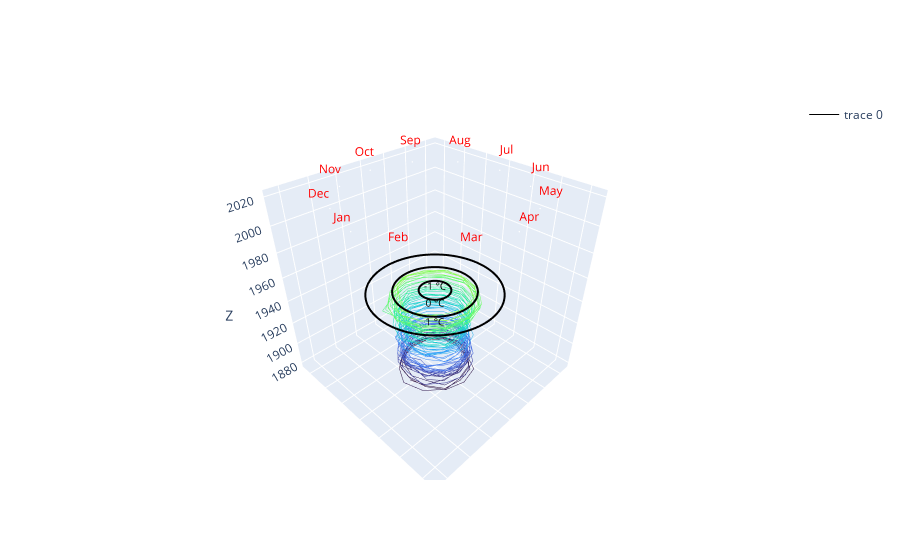

Source (notebook cell):
### Code cell
import plotly.graph_objects as go

# Assuming you have defined coordiante_df with columns "x", "y", and "z"
year = 1950

fig = go.Figure(data=[go.Scatter3d(
    x=coordinate_df[coordinate_df["z"]<year]["x"],
    y=coordinate_df[coordinate_df["z"]<year]["y"],
    z=coordinate_df[coordinate_df["z"]<year]["z"],
    mode="lines",
    line=dict(
        color=coordinate_df["z"],  # You can specify a different column for colors
        colorscale="Turbo",
        width=1
    )
)])

radius_1 = temp_to_r(-1-TEMP_MIN)
radius_2 = temp_to_r(-TEMP_MIN)
radius_3 = temp_to_r(1-TEMP_MIN)

# Create data for the circle
theta_circle = np.linspace(0, 2 * np.pi, 13)[:-1]  # Reverse the order to make it clockwise
z_circle = [2020] * 12  # Set z to 2020 for the circle
radius = 15  # Adjust the radius of the circle
x_circle = radius * np.cos(theta_circle)
y_circle = radius * np.sin(theta_circle)

# Create month labels
months = ["Jan", "Feb", "Mar", "Apr", "May", "Jun", "Jul", "Aug", "Sep", "Oct", "Nov", "Dec"]
month_labels = []
for i, month in enumerate(months):
    x_label = 1.1 * radius * np.cos(i * 2 * np.pi / 12)  # Adjust the radius of the labels
    y_label = 1.1 * radius * np.sin(i * 2 * np.pi / 12)  # Adjust the radius of the labels
    month_labels.append(go.Scatter3d(
        x=[x_label],
        y=[y_label],
        z=[2020],
        mode="text",
        text=[month],
        textfont=dict(size=12, color="red"),  # Set color to white
        showlegend=False
    ))

# Create a trace for the circle
circle_trace = go.Scatter3d(
    x=x_circle,
    y=y_circle,
    z=z_circle,
    mode="markers",  # Change mode to markers
    marker=dict(size=0.5, color="white"),  # Set marker size and color
    showlegend=False
)

# Add the circle and month labels to the existing plot
fig.add_trace(circle_trace)
fig.add_traces(month_labels)


# Add additional circles with specific radii and labels
circles = [
    {"radius": radius_1, "label": "-1 °C", "color": "black"},
    {"radius": radius_2, "label": "0 °C", "color": "black"},
    {"radius": radius_3, "label": "1 °C", "color": "black"}
]

for i,circle in enumerate(circles):
    theta_circle = np.linspace(0, 2 * np.pi, 100)
    # if i == 0:
    #   z_circle = [1880]*100
    # elif i == 1:
    #   z_circle = [1937] * 100
    # else:
    z_circle = [year] * 100
    x_circle = circle["radius"] * np.cos(theta_circle)
    y_circle = circle["radius"] * np.sin(theta_circle)

    circle_trace = go.Scatter3d(
        x=x_circle,
        y=y_circle,
        z=z_circle,
        mode="lines",
        line=dict(color="black", width=4),  # Increase line thickness
        showlegend=False
    )
    fig.add_trace(circle_trace)

    # Add annotations for the labels
    x_label = circle["radius"] * np.cos(np.pi / 4)  # Adjust the position of the label
    y_label = circle["radius"] * np.sin(np.pi / 4)  # Adjust the position of the label
    z_label = year
    fig.add_trace(go.Scatter3d(
        x=[x_label],
        y=[y_label],
        z=[z_label],
        mode="text",
        text=[circle["label"]],
        textfont=dict(color="black", size=10),
        showlegend=False
    ))

# Update layout

fig.update_layout(scene=dict(
    xaxis=dict(showticklabels=False, title=""),
    yaxis=dict(showticklabels=False, title=""),
    zaxis_title="Z"
))

fig.show()

### Figure 1 — Plotly figure (JSON) as saved in the notebook; plotly's stock layout.template omitted (floating-point values rounded to 4 significant figures; data arrays with more than 128 entries replaced by an {"elided": "..."} marker saying what was removed)
{"data": [{"line": {"color": {"elided": "1740 int values"}, "colorscale": [[0, "#30123b"], [0.07143, "#4145ab"], [0.1429, "#4675ed"], [0.2143, "#39a2fc"], [0.2857, "#1bcfd4"], [0.3571, "#24eca6"], [0.4286, "#61fc6c"], [0.5, "#a4fc3b"], [0.5714, "#d1e834"], [0.6429, "#f3c63a"], [0.7143, "#fe9b2d"], [0.7857, "#f36315"], [0.8571, "#d93806"], [0.9286, "#b11901"], [1, "#7a0402"]], "width": 1}, "mode": "lines", "type": "scatter3d", "x": {"elided": "840 float values"}, "y": {"elided": "840 float values"}, "z": {"elided": "840 int values"}}, {"marker": {"color": "white", "size": 0.5}, "mode": "markers", "showlegend": false, "type": "scatter3d", "x": [15, 12.99, 7.5, 9.185e-16, -7.5, -12.99, -15, -12.99, -7.5, -2.755e-15, 7.5, 12.99], "y": [0, 7.5, 12.99, 15, 12.99, 7.5, 1.837e-15, -7.5, -12.99, -15, -12.99, -7.5], "z": [2020, 2020, 2020, 2020, 2020, 2020, 2020, 2020, 2020, 2020, 2020, 2020]}, {"mode": "text", "showlegend": false, "text": ["Jan"], "textfont": {"color": "red", "size": 12}, "type": "scatter3d", "x": [16.5], "y": [0], "z": [2020]}, {"mode": "text", "showlegend": false, "text": ["Feb"], "textfont": {"color": "red", "size": 12}, "type": "scatter3d", "x": [14.29], "y": [8.25], "z": [2020]}, {"mode": "text", "showlegend": false, "text": ["Mar"], "textfont": {"color": "red", "size": 12}, "type": "scatter3d", "x": [8.25], "y": [14.29], "z": [2020]}, {"mode": "text", "showlegend": false, "text": ["Apr"], "textfont": {"color": "red", "size": 12}, "type": "scatter3d", "x": [1.01e-15], "y": [16.5], "z": [2020]}, {"mode": "text", "showlegend": false, "text": ["May"], "textfont": {"color": "red", "size": 12}, "type": "scatter3d", "x": [-8.25], "y": [14.29], "z": [2020]}, {"mode": "text", "showlegend": false, "text": ["Jun"], "textfont": {"color": "red", "size": 12}, "type": "scatter3d", "x": [-14.29], "y": [8.25], "z": [2020]}, {"mode": "text", "showlegend": false, "text": ["Jul"], "textfont": {"color": "red", "size": 12}, "type": "scatter3d", "x": [-16.5], "y": [2.021e-15], "z": [2020]}, {"mode": "text", "showlegend": false, "text": ["Aug"], "textfont": {"color": "red", "size": 12}, "type": "scatter3d", "x": [-14.29], "y": [-8.25], "z": [2020]}, {"mode": "text", "showlegend": false, "text": ["Sep"], "textfont": {"color": "red", "size": 12}, "type": "scatter3d", "x": [-8.25], "y": [-14.29], "z": [2020]}, {"mode": "text", "showlegend": false, "text": ["Oct"], "textfont": {"color": "red", "size": 12}, "type": "scatter3d", "x": [-3.031e-15], "y": [-16.5], "z": [2020]}, {"mode": "text", "showlegend": false, "text": ["Nov"], "textfont": {"color": "red", "size": 12}, "type": "scatter3d", "x": [8.25], "y": [-14.29], "z": [2020]}, {"mode": "text", "showlegend": false, "text": ["Dec"], "textfont": {"color": "red", "size": 12}, "type": "scatter3d", "x": [14.29], "y": [-8.25], "z": [2020]}, {"line": {"color": "black", "width": 4}, "mode": "lines", "showlegend": false, "type": "scatter3d", "x": [2.707, 2.702, 2.686, 2.658, 2.621, 2.572, 2.513, 2.445, 2.366, 2.278, 2.18, 2.074, 1.959, 1.837, 1.707, 1.57, 1.427, 1.279, 1.125, 0.9662, 0.8039, 0.6383, 0.4701, 0.3001, 0.1288, -0.04296, -0.2146, -0.3853, -0.5545, -0.7215, -0.8855, -1.046, -1.202, -1.354, -1.5, -1.64, -1.773, -1.899, -2.018, -2.128, -2.23, -2.323, -2.406, -2.48, -2.544, -2.598, -2.641, -2.673, -2.695, -2.706, -2.706, -2.695, -2.673, -2.641, -2.598, -2.544, -2.48, -2.406, -2.323, -2.23, -2.128, -2.018, -1.899, -1.773, -1.64, -1.5, -1.354, -1.202, -1.046, -0.8855, -0.7215, -0.5545, -0.3853, -0.2146, -0.04296, 0.1288, 0.3001, 0.4701, 0.6383, 0.8039, 0.9662, 1.125, 1.279, 1.427, 1.57, 1.707, 1.837, 1.959, 2.074, 2.18, 2.278, 2.366, 2.445, 2.513, 2.572, 2.621, 2.658, 2.686, 2.702, 2.707], "y": [0, 0.1717, 0.3427, 0.5124, 0.68, 0.8448, 1.006, 1.164, 1.316, 1.464, 1.605, 1.74, 1.868, 1.989, 2.101, 2.205, 2.301, 2.386, 2.463, 2.529, 2.585, 2.631, 2.666, 2.691, 2.704, 2.707, 2.699, 2.68, 2.65, 2.61, 2.559, 2.497, 2.426, 2.345, 2.254, 2.154, 2.046, 1.93, 1.805, 1.674, 1.535, 1.391, 1.241, 1.085, 0.926, 0.7628, 0.5965, 0.4278, 0.2574, 0.0859, -0.0859, -0.2574, -0.4278, -0.5965, -0.7628, -0.926, -1.085, -1.241, -1.391, -1.535, -1.674, -1.805, -1.93, -2.046, -2.154, -2.254, -2.345, -2.426, -2.497, -2.559, -2.61, -2.65, -2.68, -2.699, -2.707, -2.704, -2.691, -2.666, -2.631, -2.585, -2.529, -2.463, -2.386, -2.301, -2.205, -2.101, -1.989, -1.868, -1.74, -1.605, -1.464, -1.316, -1.164, -1.006, -0.8448, -0.68, -0.5124, -0.3427, -0.1717, -6.631e-16], "z": [1950, 1950, 1950, 1950, 1950, 1950, 1950, 1950, 1950, 1950, 1950, 1950, 1950, 1950, 1950, 1950, 1950, 1950, 1950, 1950, 1950, 1950, 1950, 1950, 1950, 1950, 1950, 1950, 1950, 1950, 1950, 1950, 1950, 1950, 1950, 1950, 1950, 1950, 1950, 1950, 1950, 1950, 1950, 1950, 1950, 1950, 1950, 1950, 1950, 1950, 1950, 1950, 1950, 1950, 1950, 1950, 1950, 1950, 1950, 1950, 1950, 1950, 1950, 1950, 1950, 1950, 1950, 1950, 1950, 1950, 1950, 1950, 1950, 1950, 1950, 1950, 1950, 1950, 1950, 1950, 1950, 1950, 1950, 1950, 1950, 1950, 1950, 1950, 1950, 1950, 1950, 1950, 1950, 1950, 1950, 1950, 1950, 1950, 1950, 1950]}, {"mode": "text", "showlegend": false, "text": ["-1 °C"], "textfont": {"color": "black", "size": 10}, "type": "scatter3d", "x": [1.914], "y": [1.914], "z": [1950]}, {"line": {"color": "black", "width": 4}, "mode": "lines", "showlegend": false, "type": "scatter3d", "x": [7.074, 7.06, 7.017, 6.946, 6.847, 6.721, 6.567, 6.388, 6.182, 5.951, 5.697, 5.419, 5.12, 4.8, 4.461, 4.103, 3.73, 3.341, 2.939, 2.525, 2.1, 1.668, 1.228, 0.7841, 0.3366, -0.1122, -0.5606, -1.007, -1.449, -1.885, -2.314, -2.733, -3.141, -3.537, -3.919, -4.284, -4.633, -4.962, -5.272, -5.561, -5.827, -6.07, -6.288, -6.481, -6.648, -6.788, -6.9, -6.985, -7.042, -7.071, -7.071, -7.042, -6.985, -6.9, -6.788, -6.648, -6.481, -6.288, -6.07, -5.827, -5.561, -5.272, -4.962, -4.633, -4.284, -3.919, -3.537, -3.141, -2.733, -2.314, -1.885, -1.449, -1.007, -0.5606, -0.1122, 0.3366, 0.7841, 1.228, 1.668, 2.1, 2.525, 2.939, 3.341, 3.73, 4.103, 4.461, 4.8, 5.12, 5.419, 5.697, 5.951, 6.182, 6.388, 6.567, 6.721, 6.847, 6.946, 7.017, 7.06, 7.074], "y": [0, 0.4487, 0.8955, 1.339, 1.777, 2.207, 2.629, 3.04, 3.439, 3.825, 4.194, 4.547, 4.882, 5.197, 5.491, 5.763, 6.011, 6.236, 6.435, 6.608, 6.755, 6.875, 6.967, 7.031, 7.066, 7.073, 7.052, 7.002, 6.924, 6.818, 6.685, 6.525, 6.338, 6.126, 5.89, 5.629, 5.346, 5.042, 4.717, 4.373, 4.012, 3.634, 3.242, 2.836, 2.42, 1.993, 1.559, 1.118, 0.6724, 0.2245, -0.2245, -0.6724, -1.118, -1.559, -1.993, -2.42, -2.836, -3.242, -3.634, -4.012, -4.373, -4.717, -5.042, -5.346, -5.629, -5.89, -6.126, -6.338, -6.525, -6.685, -6.818, -6.924, -7.002, -7.052, -7.073, -7.066, -7.031, -6.967, -6.875, -6.755, -6.608, -6.435, -6.236, -6.011, -5.763, -5.491, -5.197, -4.882, -4.547, -4.194, -3.825, -3.439, -3.04, -2.629, -2.207, -1.777, -1.339, -0.8955, -0.4487, -1.733e-15], "z": [1950, 1950, 1950, 1950, 1950, 1950, 1950, 1950, 1950, 1950, 1950, 1950, 1950, 1950, 1950, 1950, 1950, 1950, 1950, 1950, 1950, 1950, 1950, 1950, 1950, 1950, 1950, 1950, 1950, 1950, 1950, 1950, 1950, 1950, 1950, 1950, 1950, 1950, 1950, 1950, 1950, 1950, 1950, 1950, 1950, 1950, 1950, 1950, 1950, 1950, 1950, 1950, 1950, 1950, 1950, 1950, 1950, 1950, 1950, 1950, 1950, 1950, 1950, 1950, 1950, 1950, 1950, 1950, 1950, 1950, 1950, 1950, 1950, 1950, 1950, 1950, 1950, 1950, 1950, 1950, 1950, 1950, 1950, 1950, 1950, 1950, 1950, 1950, 1950, 1950, 1950, 1950, 1950, 1950, 1950, 1950, 1950, 1950, 1950, 1950]}, {"mode": "text", "showlegend": false, "text": ["0 °C"], "textfont": {"color": "black", "size": 10}, "type": "scatter3d", "x": [5.002], "y": [5.002], "z": [1950]}, {"line": {"color": "black", "width": 4}, "mode": "lines", "showlegend": false, "type": "scatter3d", "x": [11.44, 11.42, 11.35, 11.23, 11.07, 10.87, 10.62, 10.33, 9.998, 9.625, 9.213, 8.764, 8.28, 7.763, 7.214, 6.636, 6.032, 5.403, 4.753, 4.083, 3.397, 2.697, 1.987, 1.268, 0.5444, -0.1815, -0.9067, -1.628, -2.343, -3.049, -3.742, -4.42, -5.081, -5.721, -6.337, -6.929, -7.492, -8.026, -8.527, -8.993, -9.424, -9.816, -10.17, -10.48, -10.75, -10.98, -11.16, -11.3, -11.39, -11.44, -11.44, -11.39, -11.3, -11.16, -10.98, -10.75, -10.48, -10.17, -9.816, -9.424, -8.993, -8.527, -8.026, -7.492, -6.929, -6.337, -5.721, -5.081, -4.42, -3.742, -3.049, -2.343, -1.628, -0.9067, -0.1815, 0.5444, 1.268, 1.987, 2.697, 3.397, 4.083, 4.753, 5.403, 6.032, 6.636, 7.214, 7.763, 8.28, 8.764, 9.213, 9.625, 9.998, 10.33, 10.62, 10.87, 11.07, 11.23, 11.35, 11.42, 11.44], "y": [0, 0.7256, 1.448, 2.165, 2.873, 3.57, 4.252, 4.917, 5.563, 6.185, 6.783, 7.354, 7.895, 8.404, 8.88, 9.32, 9.722, 10.08, 10.41, 10.69, 10.93, 11.12, 11.27, 11.37, 11.43, 11.44, 11.41, 11.32, 11.2, 11.03, 10.81, 10.55, 10.25, 9.908, 9.525, 9.104, 8.647, 8.154, 7.629, 7.072, 6.488, 5.877, 5.243, 4.587, 3.913, 3.223, 2.521, 1.808, 1.088, 0.363, -0.363, -1.088, -1.808, -2.521, -3.223, -3.913, -4.587, -5.243, -5.877, -6.488, -7.072, -7.629, -8.154, -8.647, -9.104, -9.525, -9.908, -10.25, -10.55, -10.81, -11.03, -11.2, -11.32, -11.41, -11.44, -11.43, -11.37, -11.27, -11.12, -10.93, -10.69, -10.41, -10.08, -9.722, -9.32, -8.88, -8.404, -7.895, -7.354, -6.783, -6.185, -5.563, -4.917, -4.252, -3.57, -2.873, -2.165, -1.448, -0.7256, -2.802e-15], "z": [1950, 1950, 1950, 1950, 1950, 1950, 1950, 1950, 1950, 1950, 1950, 1950, 1950, 1950, 1950, 1950, 1950, 1950, 1950, 1950, 1950, 1950, 1950, 1950, 1950, 1950, 1950, 1950, 1950, 1950, 1950, 1950, 1950, 1950, 1950, 1950, 1950, 1950, 1950, 1950, 1950, 1950, 1950, 1950, 1950, 1950, 1950, 1950, 1950, 1950, 1950, 1950, 1950, 1950, 1950, 1950, 1950, 1950, 1950, 1950, 1950, 1950, 1950, 1950, 1950, 1950, 1950, 1950, 1950, 1950, 1950, 1950, 1950, 1950, 1950, 1950, 1950, 1950, 1950, 1950, 1950, 1950, 1950, 1950, 1950, 1950, 1950, 1950, 1950, 1950, 1950, 1950, 1950, 1950, 1950, 1950, 1950, 1950, 1950, 1950]}, {"mode": "text", "showlegend": false, "text": ["1 °C"], "textfont": {"color": "black", "size": 10}, "type": "scatter3d", "x": [8.09], "y": [8.09], "z": [1950]}], "layout": {"scene": {"xaxis": {"showticklabels": false, "title": {"text": ""}}, "yaxis": {"showticklabels": false, "title": {"text": ""}}, "zaxis": {"title": {"text": "Z"}}}}}
